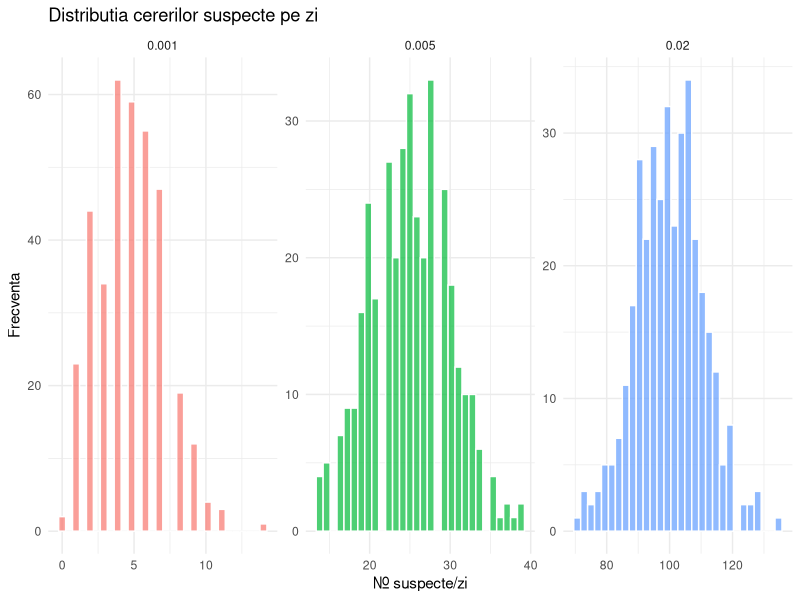
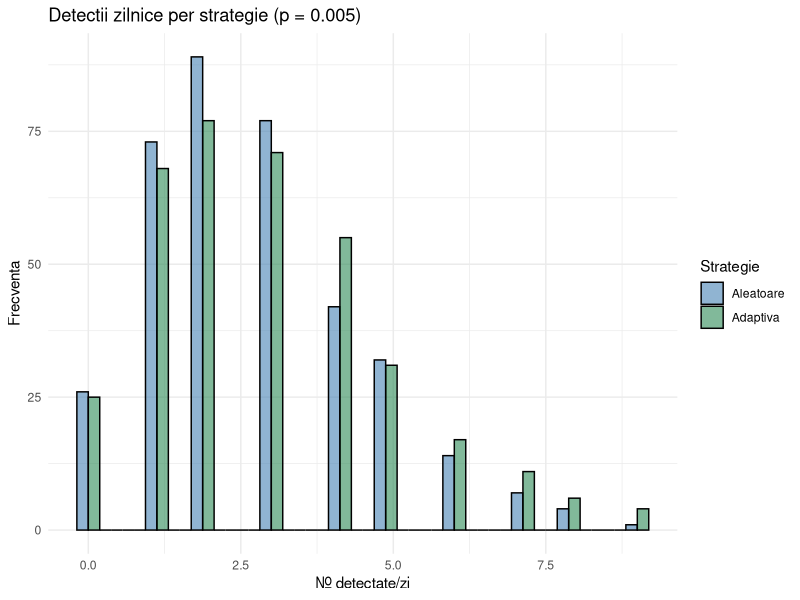
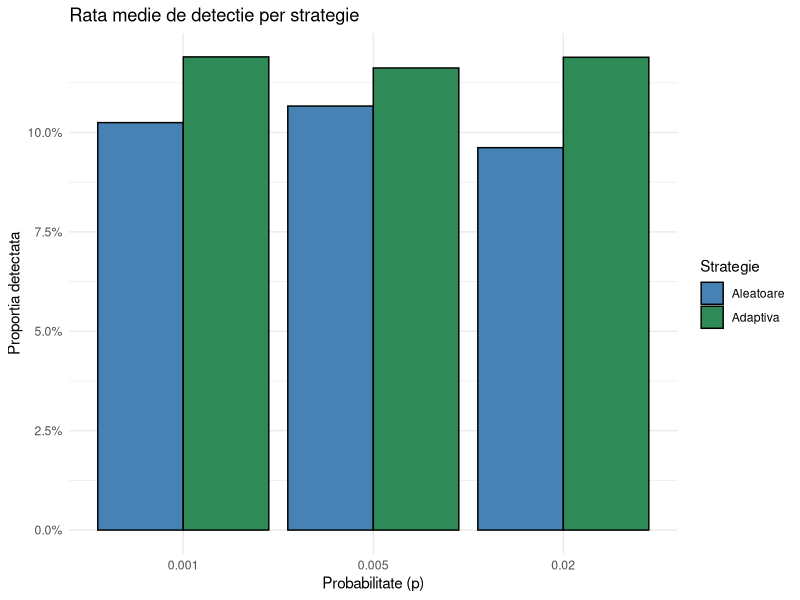
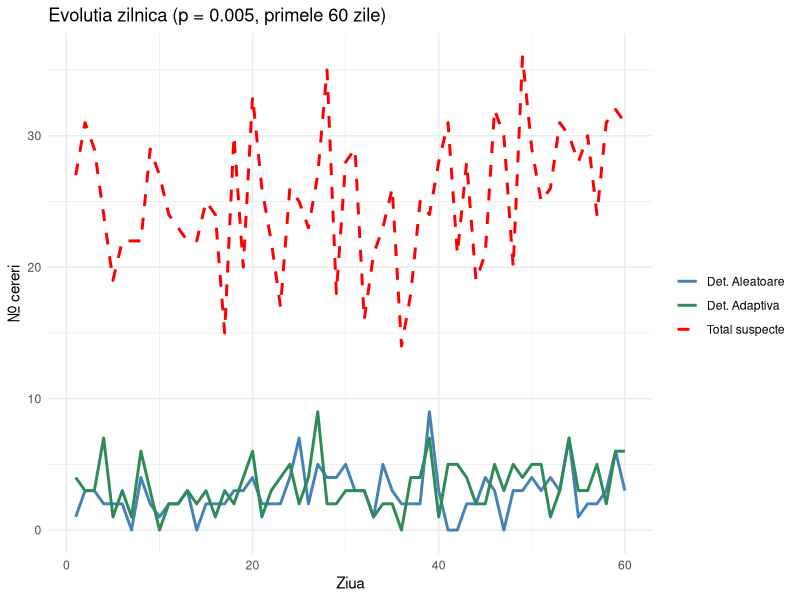
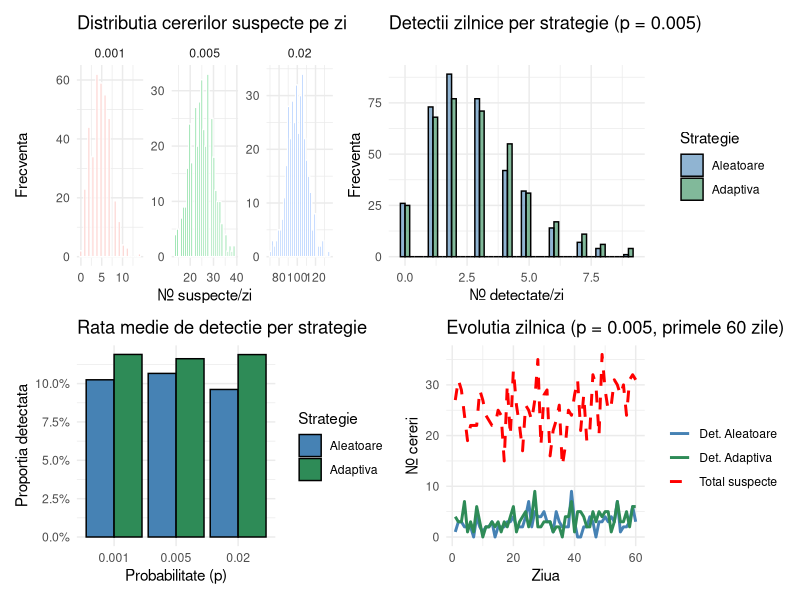
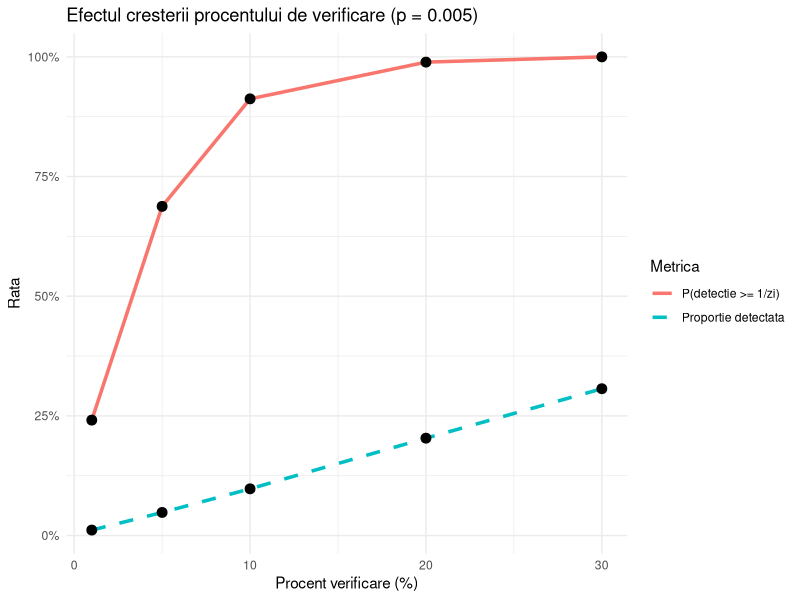

Recreate these plots in R, in order.
# ======================================================================
# PROBLEMA 1: Simularea Evenimentelor Rare - Detectia Cererilor Suspecte
# ======================================================================
# Autori: [numele echipei]
# Data:   Mai 2026
# ======================================================================

library(tidyverse)
library(patchwork)

# === Parametri ===
set.seed(42)
ZILE     <- 365
LAMBDA   <- 5000    # media cereri/zi pt distributia Poisson
SCENARII <- c(0.001, 0.005, 0.02)

# Costuri (cerinta 9)
C1 <- 2     # cost per verificare
C2 <- 100   # penalizare per suspect nedetectat

# === Functia de simulare ===
# Genereaza un an de date pt un scenariu p si aplica ambele strategii:
#   A = verificare aleatoare (procent fix 10%)
#   B = verificare adaptiva (creste procentul cand traficul e mare)
#
# Distributii folosite:
#   Poisson(lambda) -> nr total cereri/zi
#   Binomiala(n, p) -> nr cereri suspecte
#   Hipergeometrica -> detectie (extragere FARA inlocuire)
simuleaza_scenariu <- function(p_suspect) {
  total_cereri    <- rpois(ZILE, lambda = LAMBDA)
  cereri_suspecte <- rbinom(ZILE, size = total_cereri, prob = p_suspect)
  cereri_normale  <- total_cereri - cereri_suspecte

  # Strategia A: procent fix 10%
  verificate_A <- pmin(round(total_cereri * 0.10), total_cereri)

  # Strategia B: adaptiva graduala (praguri bazate pe sd = sqrt(lambda))
  pct_B <- case_when(
    total_cereri > LAMBDA + 2 * sqrt(LAMBDA) ~ 0.30,
    total_cereri > LAMBDA + sqrt(LAMBDA)     ~ 0.20,
    TRUE                                     ~ 0.10
  )
  verificate_B <- pmin(round(total_cereri * pct_B), total_cereri)

  # Detectie cu hipergeometrica (urna fara inlocuire)
  detectate_A <- rhyper(ZILE, cereri_suspecte, cereri_normale, verificate_A)
  detectate_B <- rhyper(ZILE, cereri_suspecte, cereri_normale, verificate_B)

  data.frame(
    Ziua = 1:ZILE, Total_Cereri = total_cereri,
    Suspecte = cereri_suspecte, Normale = cereri_normale,
    P_Scenariu = as.factor(p_suspect),
    Verificate_A = verificate_A, Detectate_A = detectate_A,
    Nedetectate_A = cereri_suspecte - detectate_A,
    Verificate_B = verificate_B, Detectate_B = detectate_B,
    Nedetectate_B = cereri_suspecte - detectate_B
  )
}

# === Rulam simularea pt cele 3 scenarii ===
# map_dfr aplica functia pe fiecare p si lipeste rezultatele automat
date_simulare <- map_dfr(SCENARII, simuleaza_scenariu)

# Transformam in format long (o coloana Strategie cu A/B)
date_long <- date_simulare %>%
  pivot_longer(
    cols = matches("_[AB]$"),
    names_to = c(".value", "Strategie"),
    names_pattern = "(.*)_(.)"
  )

# === Cerinta 5: Metrici de performanta ===
metrici <- date_long %>%
  group_by(P_Scenariu, Strategie) %>%
  summarise(
    Prob_Detectie      = mean(Detectate > 0),
    Prop_Detectate     = mean(ifelse(Suspecte == 0, NA, Detectate / Suspecte), na.rm = TRUE),
    Prop_Nedetectate   = mean(ifelse(Suspecte == 0, NA, Nedetectate / Suspecte), na.rm = TRUE),
    Medie_Verificari   = mean(Verificate),
    # Indicator de eficienta: detectii la 1000 verificari
    Eficienta          = sum(Detectate) / sum(Verificate) * 1000,
    .groups = "drop"
  )
print(metrici)

# === Cerinta 6: Grafice ===

# 6.1 Histograma cereri suspecte pe zi
g1 <- ggplot(date_long %>% filter(Strategie == "A"),
             aes(x = Suspecte, fill = P_Scenariu)) +
  geom_histogram(bins = 30, alpha = 0.7, color = "white") +
  facet_wrap(~P_Scenariu, scales = "free") +
  theme_minimal() +
  labs(title = "Distributia cererilor suspecte pe zi",
       x = "Nr. suspecte/zi", y = "Frecventa") +
  theme(legend.position = "none")
print(g1)

# 6.2 Histograma detectiilor (A vs B, fixam p = 0.005)
g2 <- ggplot(date_long %>% filter(P_Scenariu == "0.005"),
             aes(x = Detectate, fill = Strategie)) +
  geom_histogram(bins = 25, alpha = 0.6, position = "dodge", color = "black") +
  scale_fill_manual(values = c("A" = "steelblue", "B" = "seagreen"),
                    labels = c("A" = "Aleatoare", "B" = "Adaptiva")) +
  theme_minimal() +
  labs(title = "Detectii zilnice per strategie (p = 0.005)",
       x = "Nr. detectate/zi", y = "Frecventa")
print(g2)

# 6.3 Grafic comparativ intre strategii
g3 <- ggplot(metrici, aes(x = P_Scenariu, y = Prop_Detectate, fill = Strategie)) +
  geom_col(position = "dodge", color = "black") +
  scale_fill_manual(values = c("A" = "steelblue", "B" = "seagreen"),
                    labels = c("A" = "Aleatoare", "B" = "Adaptiva")) +
  scale_y_continuous(labels = scales::percent_format()) +
  theme_minimal() +
  labs(title = "Rata medie de detectie per strategie",
       x = "Probabilitate (p)", y = "Proportia detectata")
print(g3)

# 6.4 Evolutia zilnica suspecte vs detectate (p = 0.005)
g4 <- ggplot(date_long %>% filter(P_Scenariu == "0.005", Ziua <= 60),
             aes(x = Ziua)) +
  geom_line(aes(y = Suspecte, color = "Suspecte"), linetype = "dashed", linewidth = 1) +
  geom_line(aes(y = Detectate, color = Strategie), linewidth = 1) +
  scale_color_manual(
    values = c("Suspecte" = "red", "A" = "steelblue", "B" = "seagreen"),
    labels = c("Suspecte" = "Total suspecte", "A" = "Det. Aleatoare", "B" = "Det. Adaptiva")
  ) +
  theme_minimal() +
  labs(title = "Evolutia zilnica (p = 0.005, primele 60 zile)",
       x = "Ziua", y = "Nr. cereri", color = "")
print(g4)

# Combinam graficele cu patchwork
print((g1 | g2) / (g3 | g4))

# === Cerinta 7: Efectul cresterii procentului de verificare ===
# Generam date pt p = 0.005 si testam 5 procente diferite
trafic_q   <- rpois(ZILE, LAMBDA)
suspecte_q <- rbinom(ZILE, trafic_q, 0.005)
normale_q  <- trafic_q - suspecte_q

rezultate_q <- map_dfr(c(0.01, 0.05, 0.10, 0.20, 0.30), function(pct) {
  ver <- pmin(round(trafic_q * pct), trafic_q)
  det <- rhyper(ZILE, suspecte_q, normale_q, ver)
  data.frame(
    Procent = pct * 100,
    Prob_Detectie = mean(det > 0),
    Prop_Detectata = mean(ifelse(suspecte_q == 0, NA, det / suspecte_q), na.rm = TRUE)
  )
})
print(rezultate_q)

ggplot(rezultate_q, aes(x = Procent)) +
  geom_line(aes(y = Prob_Detectie, color = "P(detectie >= 1/zi)"), linewidth = 1.2) +
  geom_point(aes(y = Prob_Detectie), size = 3) +
  geom_line(aes(y = Prop_Detectata, color = "Proportie detectata"), linewidth = 1.2, linetype = "dashed") +
  geom_point(aes(y = Prop_Detectata), size = 3) +
  scale_y_continuous(labels = scales::percent_format()) +
  theme_minimal() +
  labs(title = "Efectul cresterii procentului de verificare (p = 0.005)",
       x = "Procent verificare (%)", y = "Rata", color = "Metrica")

# === Cerinta 9: Analiza de costuri ===
# C = c1 * nr_verificari + c2 * nr_nedetectate
costuri <- date_long %>%
  group_by(P_Scenariu, Strategie) %>%
  summarise(
    Cost_Verificari = sum(Verificate) * C1,
    Cost_Penalizari = sum(Nedetectate) * C2,
    Cost_Total      = Cost_Verificari + Cost_Penalizari,
    .groups = "drop"
  )
print(costuri)

# === Cerinta 8: Concluzie practica ===
cat("\n=== CONCLUZIE ===\n")
cat("Strategia adaptiva detecteaza mai mult, dar costa mai mult in verificari.\n")
cat("Alegerea depinde de raportul c2/c1 (cat de grav e sa ratezi un suspect).\n")
cat("Pentru a analiza variabilitatea statistica, vezi fisierul problema1_monte_carlo.R\n")
